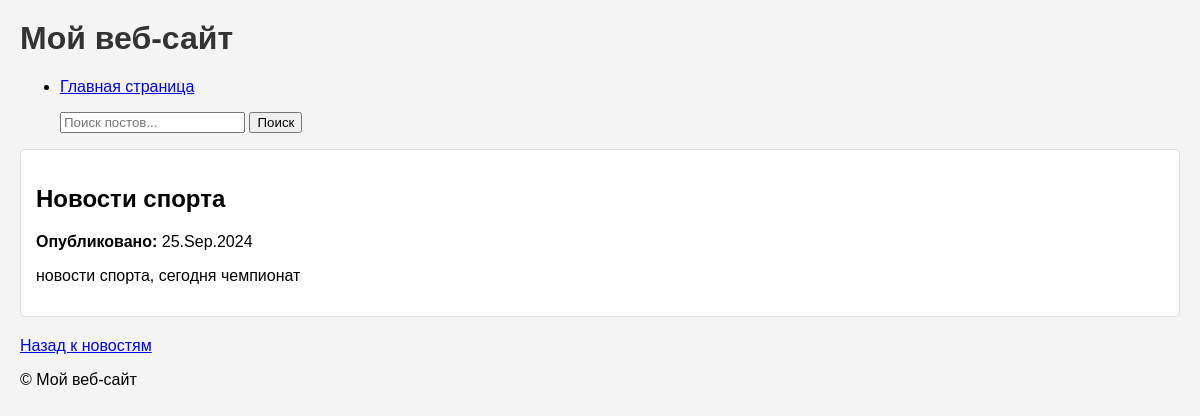
The app's page /news/7/ with its own data.
### news/models.py (models this page shows, shortened)
class Post(models.Model):
    ARTICLE = 'AR'
    NEWS = 'NW'
    POST_TYPE_CHOICES = [
        (ARTICLE, 'Статья'),
        (NEWS, 'Новость'),
    ]
    author = models.ForeignKey(Author, on_delete=models.CASCADE)
    post_type = models.CharField(max_length=2, choices=POST_TYPE_CHOICES)
    created_at = models.DateTimeField(auto_now_add=True)
    categories = models.ManyToManyField(Category, through='PostCategory')
    title = models.CharField(max_length=200)
    content = models.TextField()
    rating = models.FloatField(default=0)

### news/views.py (the view)
# urls.py: path('<int:post_id>/', NewsDetailView.as_view(), name='post_detail'), # Подробности поста
class NewsDetailView(DetailView):
    model = Post
    template_name = 'news/post_detail.html'
    context_object_name = 'post'
    def get_object(self):
        post = get_object_or_404(Post, id=self.kwargs['post_id'])
        return post

### news/templatetags/custom_filter.py (called while the page is built)
@register.filter(name='censor')
def censor(value):
      bad_words = BadWord.objects.values_list('word', flat=True)
      for word in bad_words:
         value = value.replace(word, '*' * len(word))
      return value

### news/templates/news/post_detail.html (shortened to what this page needs)
{% extends "default.html" %}
{% load custom_filter %}
{% block content %}
    <article>
        <h2>{{ post.title|censor }}</h2>
        <p><strong>Опубликовано:</strong> {{ post.created_at|date:"d.M.Y" }}</p>
        <p>{{ post.content|censor }}</p>
    </article>
    <a href="{% url 'news:news_list' %}">Назад к новостям</a>
{% endblock %}

### news/static/news/css/styles.css (style rules this page uses)
body { font-family: Arial, sans-serif; background-color: #f4f4f4; margin: 0; padding: 20px; }
article { background: #fff; border: 1px solid #ddd; margin-bottom: 20px; padding: 15px; border-radius: 5px; }

### records on screen
Post: title|censor "Новости спорта", created_at "25.Sep.2024", content|censor "новости спорта, сегодня чемпионат"
